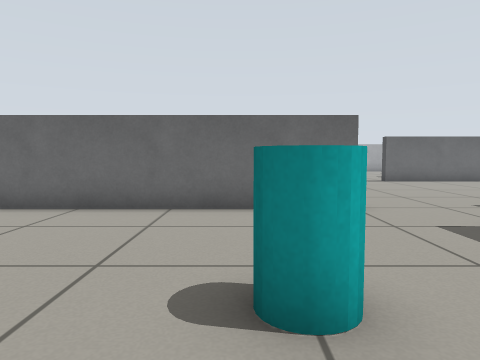
view 1 (above)

19 first-person views from a walk through a Gazebo world. The camera is 0.57 m above the floor, tilts 4° down and sees 70° across. The floor is counted in squares, 0.5 m on a side. Each view is taken from the middle of a square. On the plan, view 1 faces up. The plan holds only what a view shows up to about 14 squares ahead; the rest is blank.

view 2
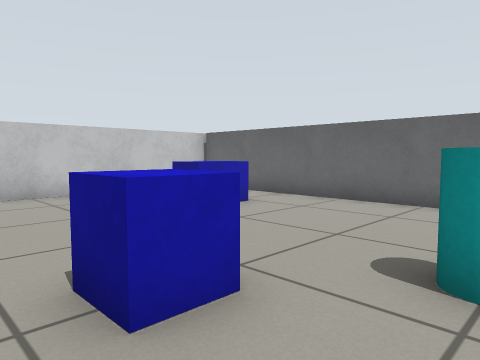

view 3
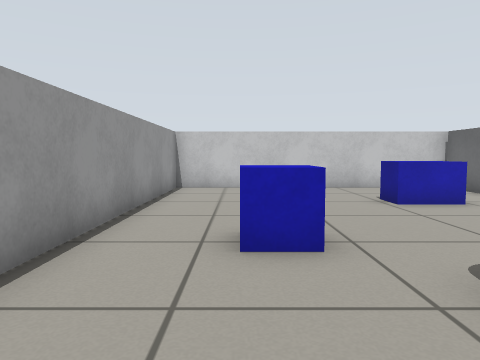

view 4
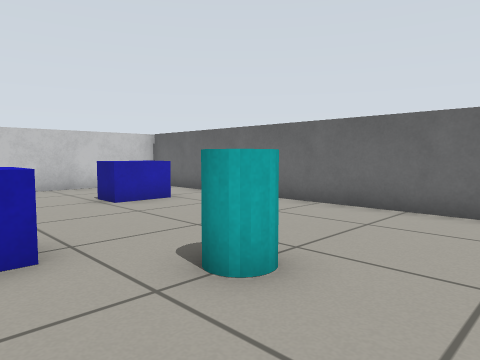

view 5
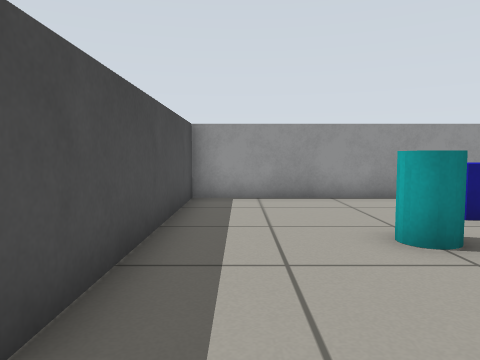

view 6
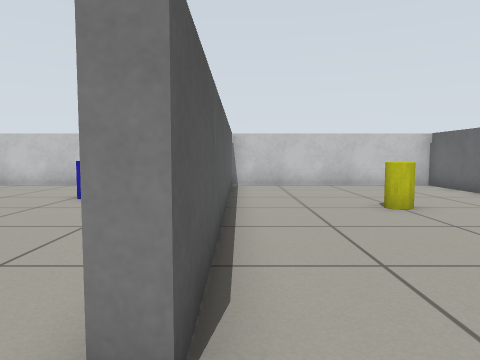

view 7
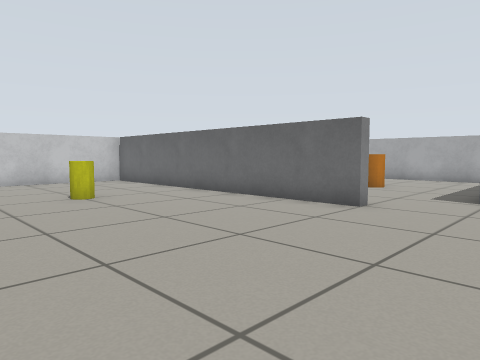

view 8
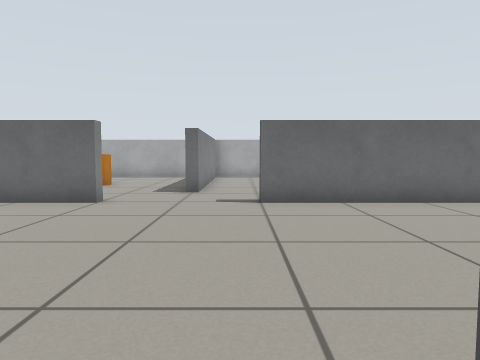

view 9
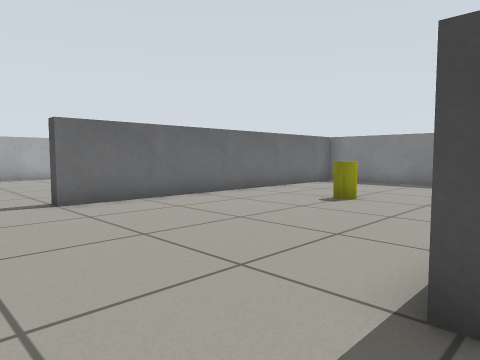

view 10
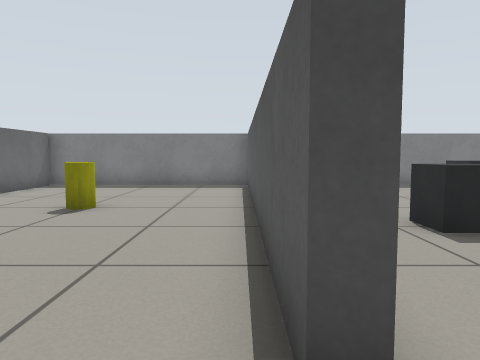

view 11
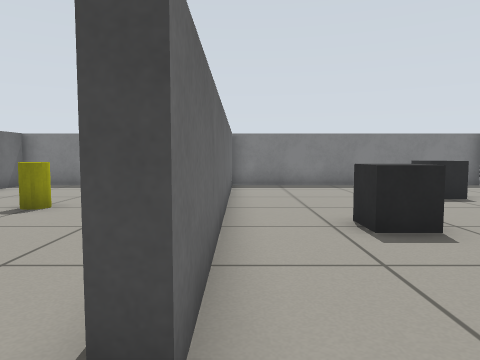

view 12
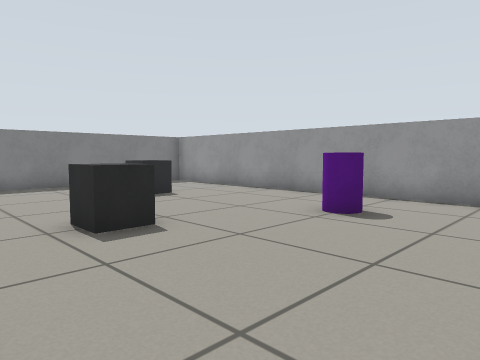

view 13
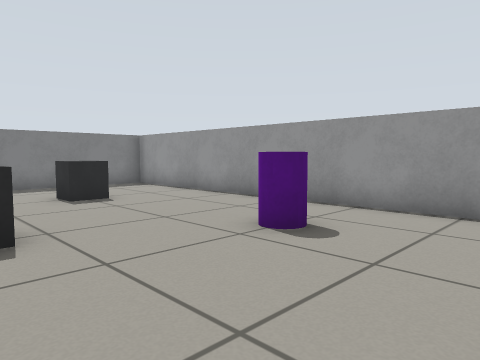

view 14
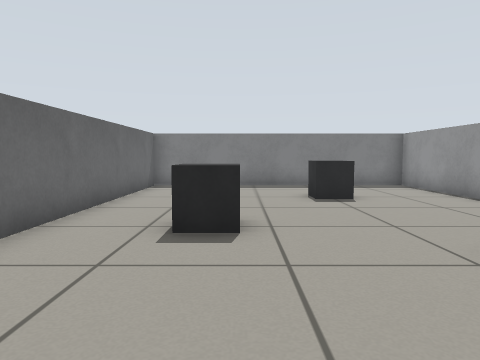

view 15
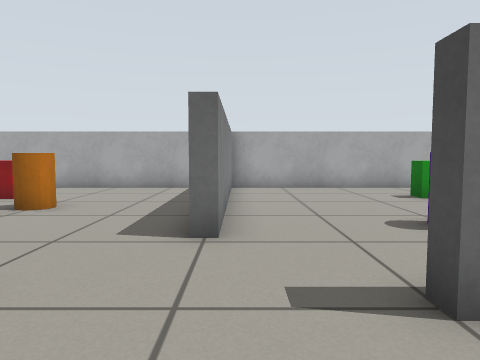

view 16
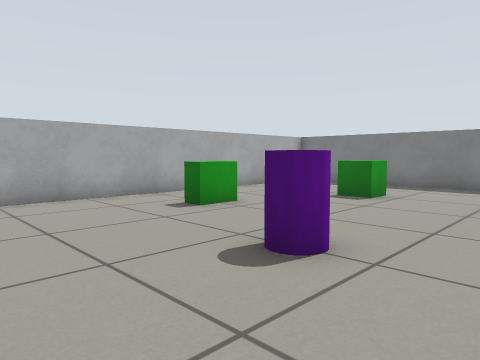

view 17
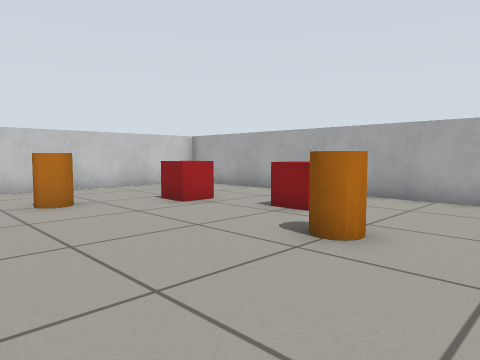

view 18
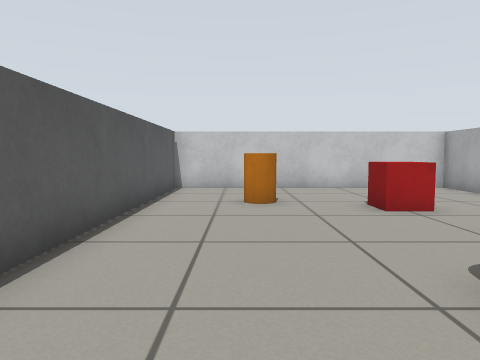

view 19
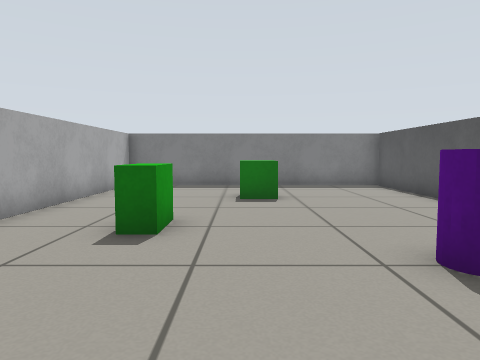

### Floor plan
Points are (right, up) in squares from view 1. A wall is a line through its corners. A room is listed if a view was taken in it or the views show most of it. See-through windows are left out.
Room 1 (views 1, 2, 3, 4)
walls: (2.5, 7.3) (-9.1, 7.3); (-9.3, 7.9) (-9.3, -2.3) (4.3, -2.3) (4.3, 5.2)
ways out: opening at (3.5, 6.5) to room 2
objects: blue box (-6, 4) to (-5, 5); blue box (-2, 0) to (-1, 1); cyan cylinder (0, 2) to (1, 3)
Room 2 (views 5, 6, 7, 8, 9, 10, 11, 12, 13, 15, 16)
walls: (2.5, 15.8) (2.5, 15.3) (-9.1, 15.3); (6.5, 7.3) (6.5, 7.7) (17.8, 7.7); (4.7, 17.7) (4.2, 17.7); (-7.8, 7.7) (2.5, 7.7) (2.5, 7.3); (18.1, 15.3) (6.5, 15.3) (6.5, 15.8); (18.3, 7.9) (18.3, 16.1); (-9.3, 16.1) (-9.3, 7.9)
ways out: opening at (3.5, 6.5) to room 1; opening at (5.7, 6) to room 3; opening at (3, 16.5) to room 4; opening at (5.5, 17) to room 5
objects: yellow cylinder (-4, 11) to (-3, 12); yellow cylinder (12, 11) to (13, 12)
Room 3 (view 14)
walls: (6.2, -2.3) (18.3, -2.3) (18.3, 7.9); (18.1, 7.3) (6.5, 7.3)
ways out: opening at (5.7, 6) to room 2
objects: purple cylinder (8, 0) to (9, 1); dark grey box (10, 4) to (11, 5); dark grey box (14, 1) to (15, 2)
Room 4 (views 17, 18)
walls: (3.2, 25.3) (-9.3, 25.3) (-9.3, 16.1); (-9.1, 15.7) (-0.1, 15.7)
ways out: opening at (3, 16.5) to room 2
objects: orange cylinder (-6, 18) to (-5, 19); red box (-5, 21) to (-4, 22); red box (-2, 22) to (-1, 23); orange cylinder (0, 20) to (1, 21)
Room 5 (view 19)
walls: (12.6, 15.7) (18.1, 15.7); (4.7, 24.8) (4.7, 17.7); (18.3, 16.1) (18.3, 25.3) (4.6, 25.3)
ways out: opening at (5.5, 17) to room 2
objects: purple cylinder (8, 18) to (9, 19); green box (10, 22) to (11, 23); green box (14, 20) to (15, 21)

Where each view was taken, in squares from view 1:
view 1: 0 up, 0 right, facing up
view 2: 1 down, 1 right, facing up-left
view 3: 0 up, 3 right, facing left
view 4: 0 up, 3 right, facing up-left
view 5: 7 up, 3 right, facing down
view 6: 8 up, 4 right, facing left
view 7: 8 up, 6 right, facing up-left
view 8: 7 up, 6 right, facing up
view 9: 7 up, 4 right, facing up-right
view 10: 8 up, 5 right, facing right
view 11: 7 up, 5 right, facing right
view 12: 7 up, 5 right, facing down-right
view 13: 5 up, 5 right, facing down-right
view 14: 4 up, 5 right, facing right
view 15: 13 up, 5 right, facing up
view 16: 16 up, 5 right, facing up-right
view 17: 16 up, 3 right, facing up-left
view 18: 18 up, 3 right, facing left
view 19: 21 up, 5 right, facing right
